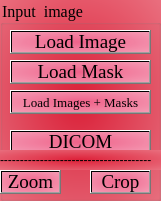
   <widget class="QGroupBox" name="groupBox_1">
    <property name="enabled">
     <bool>true</bool>
    </property>
    <property name="geometry">
     <rect>
      <x>10</x>
      <y>10</y>
      <width>161</width>
      <height>201</height>
     </rect>
    </property>
    <property name="font">
     <font>
      <family>Times New Roman</family>
      <pointsize>12</pointsize>
      <weight>9</weight>
      <italic>false</italic>
      <bold>false</bold>
     </font>
    </property>
    <property name="styleSheet">
     <string notr="true">background-color: qradialgradient(spread:pad, cx:0.495, cy:0.494318, radius:2, fx:0.489, fy:0.494318, stop:0 rgba(221, 32, 56, 255), stop:1 rgba(255, 255, 255, 255));color: rgb(0, 0, 0);font: 75 12pt &quot;Times New Roman&quot;;</string>
    </property>
    <property name="title">
     <string>Input  image </string>
    </property>
    <widget class="QPushButton" name="cropeimage_2">
     <property name="enabled">
      <bool>true</bool>
     </property>
     <property name="geometry">
      <rect>
       <x>0</x>
       <y>170</y>
       <width>61</width>
       <height>24</height>
      </rect>
     </property>
     <property name="font">
      <font>
       <family>Times New Roman</family>
       <pointsize>14</pointsize>
       <weight>9</weight>
       <italic>false</italic>
       <bold>false</bold>
      </font>
     </property>
     <property name="styleSheet">
      <string notr="true">color: rgb(0, 0, 0);background-color: qradialgradient(spread:pad, cx:0.5, cy:0.5, radius:2, fx:0.5, fy:0.5, stop:0 rgba(240, 101, 142, 237), stop:1 rgba(255, 255, 255, 255));
 font: 75 14pt &quot;Times New Roman&quot;; </string>
     </property>
     <property name="text">
      <string>Zoom</string>
     </property>
    </widget>
    <widget class="QPushButton" name="loadimage">
     <property name="enabled">
      <bool>true</bool>
     </property>
     <property name="geometry">
      <rect>
       <x>10</x>
       <y>30</y>
       <width>141</width>
       <height>24</height>
      </rect>
     </property>
     <property name="font">
      <font>
       <family>Times New Roman</family>
       <pointsize>14</pointsize>
       <weight>9</weight>
       <italic>false</italic>
       <bold>false</bold>
      </font>
     </property>
     <property name="styleSheet">
      <string notr="true">color: rgb(0, 0, 0);background-color: qradialgradient(spread:pad, cx:0.5, cy:0.5, radius:2, fx:0.5, fy:0.5, stop:0 rgba(240, 101, 142, 237), stop:1 rgba(255, 255, 255, 255));
 font: 75 14pt &quot;Times New Roman&quot;; </string>
     </property>
     <property name="text">
      <string>Load Image</string>
     </property>
    </widget>
    <widget class="QPushButton" name="DICOM_input">
     <property name="enabled">
      <bool>true</bool>
     </property>
     <property name="geometry">
      <rect>
       <x>10</x>
       <y>130</y>
       <width>141</width>
       <height>24</height>
      </rect>
     </property>
     <property name="font">
      <font>
       <family>Times New Roman</family>
       <pointsize>14</pointsize>
       <weight>9</weight>
       <italic>false</italic>
       <bold>false</bold>
      </font>
     </property>
     <property name="styleSheet">
      <string notr="true">color: rgb(0, 0, 0);background-color: qradialgradient(spread:pad, cx:0.5, cy:0.5, radius:2, fx:0.5, fy:0.5, stop:0 rgba(240, 101, 142, 237), stop:1 rgba(255, 255, 255, 255));
 font: 75 14pt &quot;Times New Roman&quot;; </string>
     </property>
     <property name="text">
      <string>DICOM</string>
     </property>
    </widget>
    <widget class="QLabel" name="label">
     <property name="geometry">
      <rect>
       <x>0</x>
       <y>150</y>
       <width>161</width>
       <height>20</height>
      </rect>
     </property>
     <property name="text">
      <string>--------------------------------------</string>
     </property>
    </widget>
    <widget class="QPushButton" name="cropeimage">
     <property name="enabled">
      <bool>true</bool>
     </property>
     <property name="geometry">
      <rect>
       <x>90</x>
       <y>170</y>
       <width>61</width>
       <height>24</height>
      </rect>
     </property>
     <property name="font">
      <font>
       <family>Times New Roman</family>
       <pointsize>14</pointsize>
       <weight>9</weight>
       <italic>false</italic>
       <bold>false</bold>
      </font>
     </property>
     <property name="styleSheet">
      <string notr="true">color: rgb(0, 0, 0);background-color: qradialgradient(spread:pad, cx:0.5, cy:0.5, radius:2, fx:0.5, fy:0.5, stop:0 rgba(240, 101, 142, 237), stop:1 rgba(255, 255, 255, 255));
 font: 75 14pt &quot;Times New Roman&quot;; </string>
     </property>
     <property name="text">
      <string>Crop</string>
     </property>
    </widget>
    <widget class="QPushButton" name="load_mask">
     <property name="enabled">
      <bool>true</bool>
     </property>
     <property name="geometry">
      <rect>
       <x>10</x>
       <y>60</y>
       <width>141</width>
       <height>24</height>
      </rect>
     </property>
     <property name="font">
      <font>
       <family>Times New Roman</family>
       <pointsize>14</pointsize>
       <weight>9</weight>
       <italic>false</italic>
       <bold>false</bold>
      </font>
     </property>
     <property name="styleSheet">
      <string notr="true">color: rgb(0, 0, 0);background-color: qradialgradient(spread:pad, cx:0.5, cy:0.5, radius:2, fx:0.5, fy:0.5, stop:0 rgba(240, 101, 142, 237), stop:1 rgba(255, 255, 255, 255));
 font: 75 14pt &quot;Times New Roman&quot;; </string>
     </property>
     <property name="text">
      <string>Load Mask</string>
     </property>
    </widget>
    <widget class="QPushButton" name="loadimage_2">
     <property name="enabled">
      <bool>true</bool>
     </property>
     <property name="geometry">
      <rect>
       <x>10</x>
       <y>90</y>
       <width>141</width>
       <height>24</height>
      </rect>
     </property>
     <property name="font">
      <font>
       <family>Times New Roman</family>
       <pointsize>10</pointsize>
       <weight>9</weight>
       <italic>false</italic>
       <bold>false</bold>
      </font>
     </property>
     <property name="styleSheet">
      <string notr="true">color: rgb(0, 0, 0);background-color: qradialgradient(spread:pad, cx:0.5, cy:0.5, radius:2, fx:0.5, fy:0.5, stop:0 rgba(240, 101, 142, 237), stop:1 rgba(255, 255, 255, 255));
 font: 75 10pt &quot;Times New Roman&quot;; </string>
     </property>
     <property name="text">
      <string>Load Images + Masks</string>
     </property>
    </widget>
   </widget>
